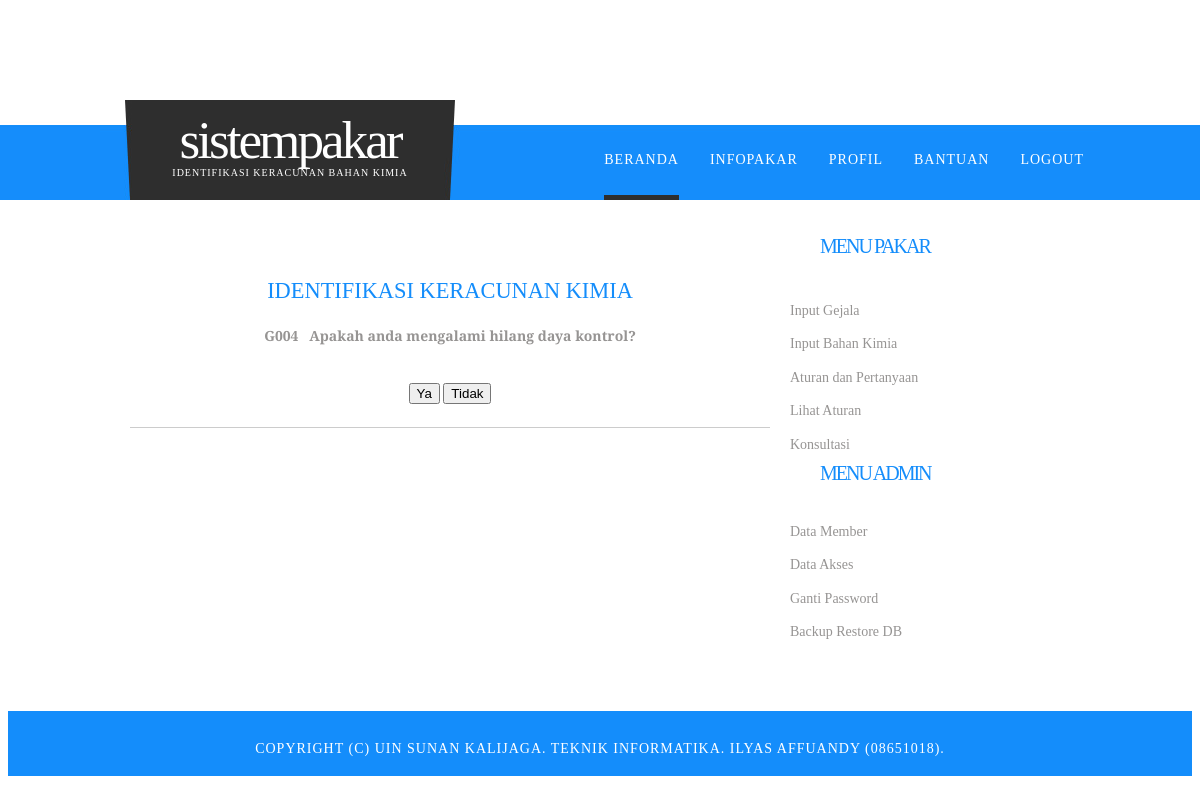
The app's page /home.php?page=diagnosa (signed in), older data.
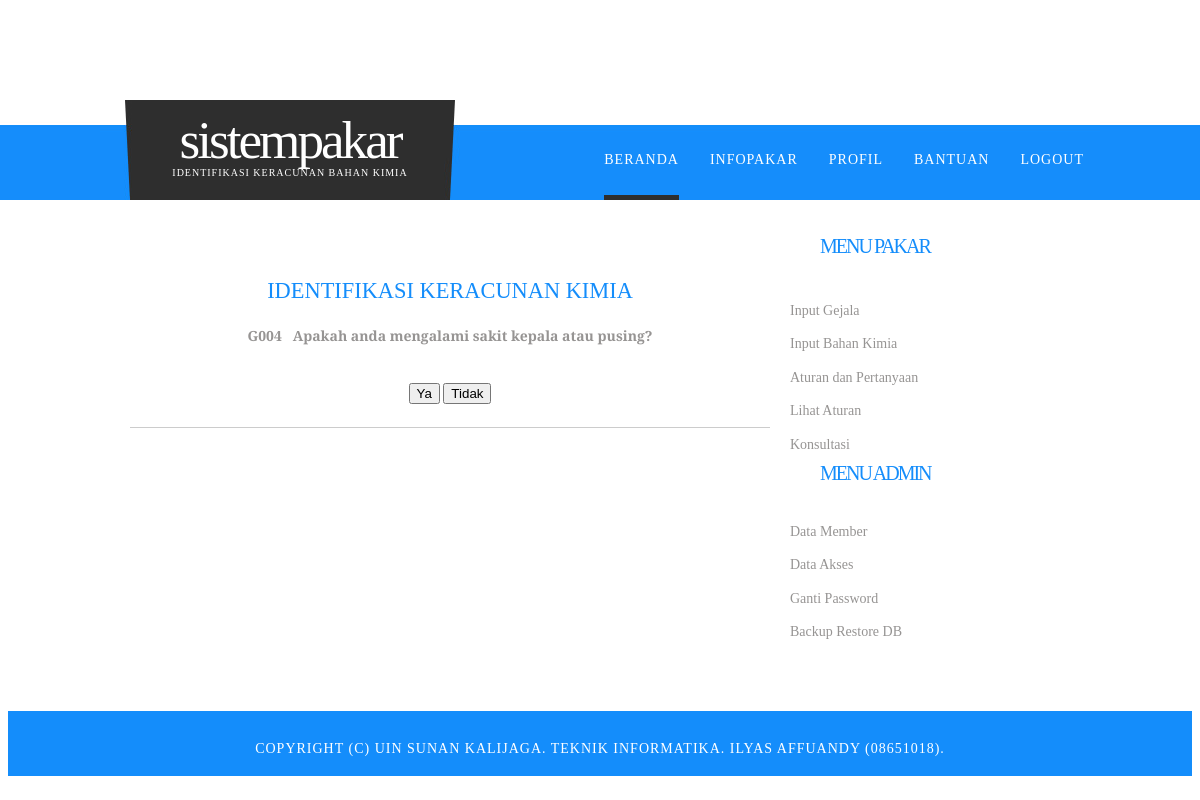
The same page, newer data.
### tables this page shows
CREATE TABLE IF NOT EXISTS `t_pertanyaan` (
  `id` int(3) NOT NULL AUTO_INCREMENT,
  `idg` varchar(4) NOT NULL,
  `g_ya` varchar(5) NOT NULL,
  `g_tidak` varchar(5) NOT NULL,
  PRIMARY KEY (`id`)
);

CREATE TABLE IF NOT EXISTS `gejala` (
  `idg` varchar(4) NOT NULL,
  `gejala` text NOT NULL,
  `pertanyaan` text NOT NULL,
  PRIMARY KEY (`idg`)
);

### page/diagnosa.php (the view, shortened to what this page needs)
<?php
	if (isset($_POST['cur'])){
	if (isset($_POST['ya'])){
		$next = $_POST['yaval'];
			array_push($_SESSION['listgejala'], $_POST['cur']);
		}else if(isset($_POST['tidak'])){
			$next = $_POST['tidakval'];
		}
		if ($next==""){
			echo "<script>window.location.href = 'home.php?page=hasil_diagnosa';</script>";
		}
	}else{
		$mulai = "G004";
		$next = $mulai;
	}
	$qry = mysql_query("SELECT t.idg idg,t.g_ya,t.g_tidak,g.pertanyaan FROM `t_pertanyaan` t
						LEFT JOIN gejala g ON t.idg = g.idg WHERE t.idg='$next'") or die(mysql_error());
	$result = mysql_fetch_array($qry);
?>
<br><br><br>
<div class="content-box-header"><center><h3>IDENTIFIKASI KERACUNAN KIMIA<center></h3></div>
<form action="" id="form" method="post">
	<table width="100%">
	<tr valign="top">
	<td>
		<h4 align="center"><?php echo $result['idg'];?>&nbsp;&nbsp; <?php echo $result['pertanyaan'];?></h4><br/>
	</td>
	</tr>
	<tr valign="top">
	<td align="center"><?php echo '<input class="button" type="submit" value="Ya" name="ya" />
					<input class="button" type="submit" value="Tidak" name="tidak" />';
	?></td>
	</tr>
	</table>
</form>

Row changes from the older to the newer data that the page shows:
removed t_pertanyaan: idg "G004", gejala.pertanyaan "Apakah anda mengalami hilang daya kontrol?"
added t_pertanyaan: idg "G004", gejala.pertanyaan "Apakah anda mengalami sakit kepala atau pusing?"
